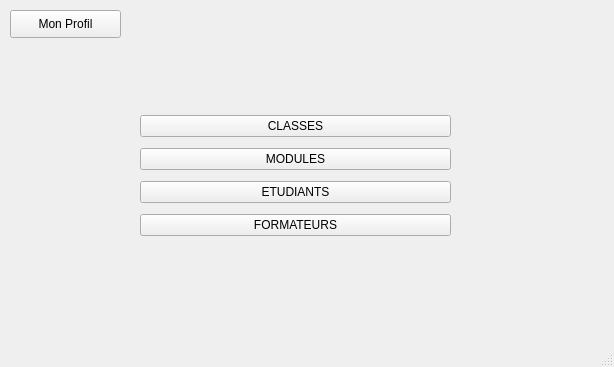
<?xml version="1.0" encoding="UTF-8"?>
<ui version="4.0">
 <class>Responsable</class>
 <widget class="QMainWindow" name="Responsable">
  <property name="geometry">
   <rect>
    <x>0</x>
    <y>0</y>
    <width>614</width>
    <height>367</height>
   </rect>
  </property>
  <property name="windowTitle">
   <string>Interface de Gestion</string>
  </property>
  <property name="styleSheet">
   <string notr="true"/>
  </property>
  <widget class="QWidget" name="centralwidget">
   <widget class="QPushButton" name="pushButtonProfil">
    <property name="geometry">
     <rect>
      <x>10</x>
      <y>10</y>
      <width>111</width>
      <height>28</height>
     </rect>
    </property>
    <property name="text">
     <string>Mon Profil</string>
    </property>
   </widget>
   <widget class="QWidget" name="verticalLayoutWidget">
    <property name="geometry">
     <rect>
      <x>140</x>
      <y>110</y>
      <width>311</width>
      <height>135</height>
     </rect>
    </property>
    <layout class="QVBoxLayout" name="verticalLayout">
     <item>
      <widget class="QPushButton" name="pushButtonClasses">
       <property name="styleSheet">
        <string notr="true"/>
       </property>
       <property name="text">
        <string>CLASSES</string>
       </property>
      </widget>
     </item>
     <item>
      <widget class="QPushButton" name="pushButtonModules">
       <property name="text">
        <string>MODULES</string>
       </property>
      </widget>
     </item>
     <item>
      <widget class="QPushButton" name="pushButtonEtudiants">
       <property name="text">
        <string>ETUDIANTS</string>
       </property>
      </widget>
     </item>
     <item>
      <widget class="QPushButton" name="pushButtonFormateurs">
       <property name="text">
        <string>FORMATEURS</string>
       </property>
      </widget>
     </item>
    </layout>
   </widget>
  </widget>
  <widget class="QMenuBar" name="menubar">
   <property name="geometry">
    <rect>
     <x>0</x>
     <y>0</y>
     <width>614</width>
     <height>26</height>
    </rect>
   </property>
  </widget>
  <widget class="QStatusBar" name="statusbar"/>
 </widget>
 <resources/>
 <connections/>
</ui>
